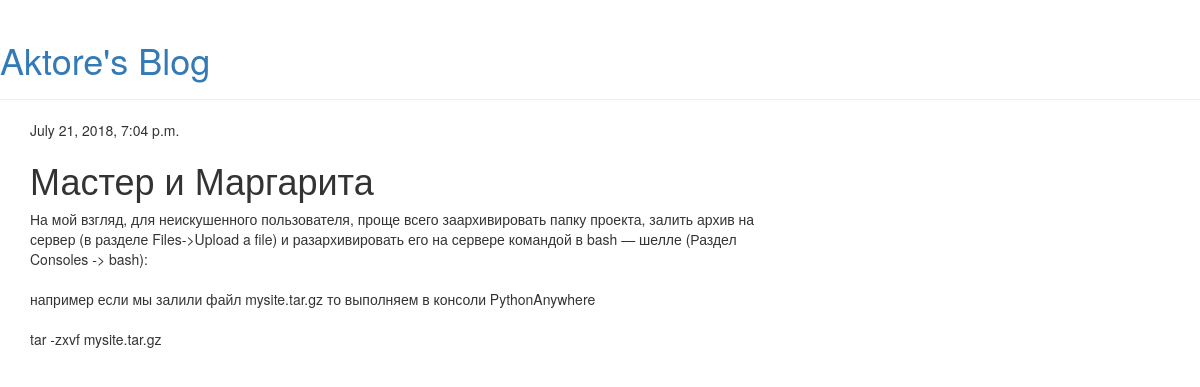
/post/1/, run on an earlier commit of the app's database.
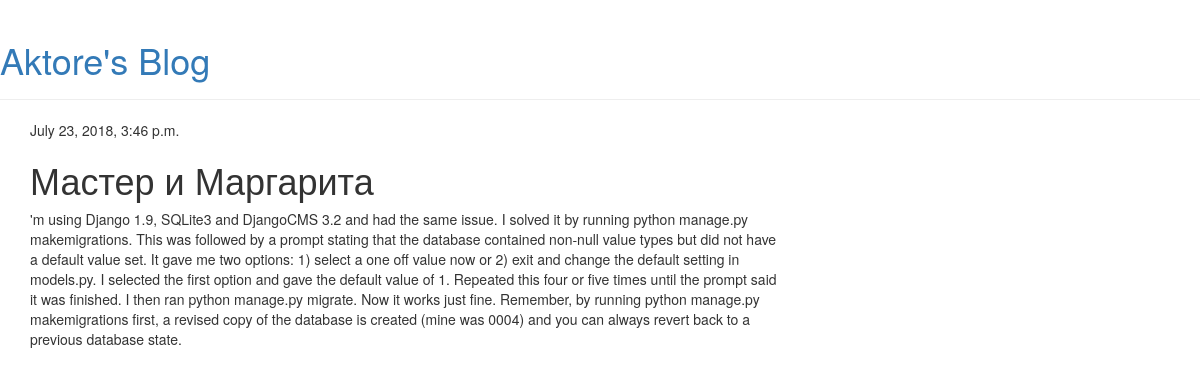
And on a later commit of the database.
### blog/models.py (models this page shows, shortened)
class Post(models.Model):
    auth = models.ForeignKey('auth.User',on_delete=models.CASCADE)
    title = models.CharField(max_length=200)
    text = models.TextField()
    created_date = models.DateTimeField(default=timezone.now)
    published_date = models.DateTimeField(blank=True, null=True)

### blog/views.py (the view)
# urls.py: url(r'^post/(?P<pk>\d+)/$', views.post_detail, name='post_detail'),
def post_detail(request, pk):
    post = get_object_or_404(Post, pk=pk)
    return render(request, 'blog/post_detail.html', {'post': post})

### blog/templates/blog/post_detail.html
{% extends 'blog/base.html' %}
{% block content %}
    <div class="post">
        {% if post.published_date %}
            <div class="date">
                {{ post.published_date }}
            </div>
        {% endif %}
        <h1>{{ post.title }}</h1>
        <p>{{ post.text|linebreaksbr }}</p>
    </div>
{% endblock %}

What changed in the data, as far as the page shows it:
changed Post "Мастер и Маргарита": published_date "July 21, 2018, 7:04 p.m." → "July 23, 2018, 3:46 p.m."; text "На мой взгляд, для неискушенного пользователя, проще всего заархивировать папку проекта, залить архив на сервер (в разделе Files->Upload a file) и разархивировать его на сервере командой в bash — шелле (Раздел Consoles -> bash): например если мы залили файл mysite.tar.gz то выполняем в консоли PythonAnywhere tar -zxvf mysite.tar.gz" → "'m using Django 1.9, SQLite3 and DjangoCMS 3.2 and had the same issue. I solved it by running python manage.py makemigrations. This was followed by a prompt stating that the database contained non-null value types but did not have a default value set. It gave me two options: 1) select a one off value now or 2) exit and change the default setting in models.py. I selected the first option and gave the default value of 1. Repeated this four or five times until the prompt said it was finished. I then ran python manage.py migrate. Now it works just fine. Remember, by running python manage.py makemigrations first, a revised copy of the database is created (mine was 0004) and you can always revert…"
